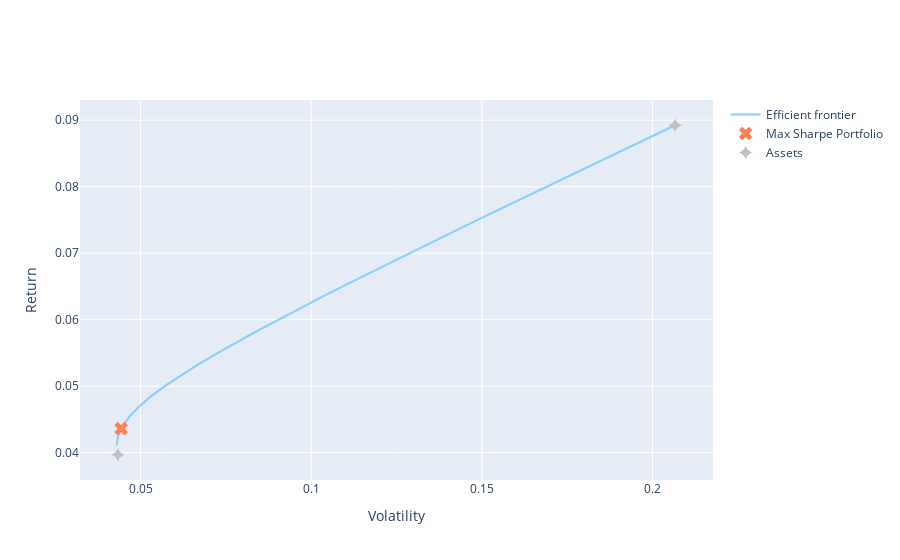

Write notebook code for a chart like this one.
### Code cell
# just for fun

ax = plotting.plot_efficient_frontier(cla, showfig=False, interactive=True)
ax.show()

### Figure 1 — Plotly figure (JSON) as saved in the notebook; plotly's stock layout.template omitted (floating-point values rounded to 4 significant figures; data arrays with more than 128 entries replaced by an {"elided": "..."} marker saying what was removed)
{"data": [{"customdata": {"elided": "65x2x1 float values"}, "hovertemplate": "Risk: %{x}<br>Return: %{y}<extra>AGG_Returns: %{customdata[0]:.4%}<br>MSCI_Returns: %{customdata[1]:.4%}<br></extra>", "line": {"color": "lightskyblue", "width": 2}, "mode": "lines", "name": "Efficient frontier", "type": "scatter", "x": [0.2066, 0.2066, 0.2066, 0.2066, 0.2066, 0.2066, 0.2066, 0.2066, 0.2066, 0.2066, 0.2066, 0.2066, 0.2066, 0.2066, 0.2066, 0.2066, 0.2066, 0.2066, 0.2066, 0.2066, 0.2066, 0.2066, 0.2066, 0.2066, 0.2066, 0.2066, 0.2066, 0.2066, 0.2066, 0.2066, 0.2066, 0.2066, 0.2066, 0.2005, 0.1943, 0.1881, 0.182, 0.1759, 0.1697, 0.1636, 0.1576, 0.1515, 0.1454, 0.1394, 0.1334, 0.1275, 0.1215, 0.1157, 0.1098, 0.104, 0.09832, 0.09268, 0.08713, 0.0817, 0.0764, 0.07127, 0.06634, 0.06167, 0.05731, 0.05334, 0.04987, 0.04698, 0.04481, 0.04345, 0.04299], "y": [0.08925, 0.08925, 0.08925, 0.08925, 0.08925, 0.08925, 0.08925, 0.08925, 0.08925, 0.08925, 0.08925, 0.08925, 0.08925, 0.08925, 0.08925, 0.08925, 0.08925, 0.08925, 0.08925, 0.08925, 0.08925, 0.08925, 0.08925, 0.08925, 0.08925, 0.08925, 0.08925, 0.08925, 0.08925, 0.08925, 0.08925, 0.08925, 0.08925, 0.08774, 0.08623, 0.08473, 0.08322, 0.08171, 0.08021, 0.0787, 0.0772, 0.07569, 0.07418, 0.07268, 0.07117, 0.06966, 0.06816, 0.06665, 0.06515, 0.06364, 0.06213, 0.06063, 0.05912, 0.05761, 0.05611, 0.0546, 0.0531, 0.05159, 0.05008, 0.04858, 0.04707, 0.04556, 0.04406, 0.04255, 0.04105]}, {"customdata": [[0.9208, 0.07922], [0.984]], "hovertemplate": "Sharpe: %{{customdata[1]:.4}}<br>Risk: %{x}<br>Return: %{y}<extra>AGG_Returns: %{customdata[0]:.4%}<br>MSCI_Returns: %{customdata[1]:.4%}<br></extra>", "marker": {"color": "coral", "size": 12, "symbol": "x"}, "mode": "markers", "name": "Max Sharpe Portfolio", "type": "scatter", "x": [0.04431], "y": [0.04361]}, {"hovertemplate": "Risk: %{x}<br>Return: %{y}<extra></extra>", "marker": {"color": "silver", "size": 10, "symbol": "star-diamond"}, "mode": "markers", "name": "Assets", "type": "scatter", "x": [0.04337, 0.2066], "y": [0.03968, 0.08925]}], "layout": {"xaxis": {"title": {"text": "Volatility"}}, "yaxis": {"title": {"text": "Return"}}}}
